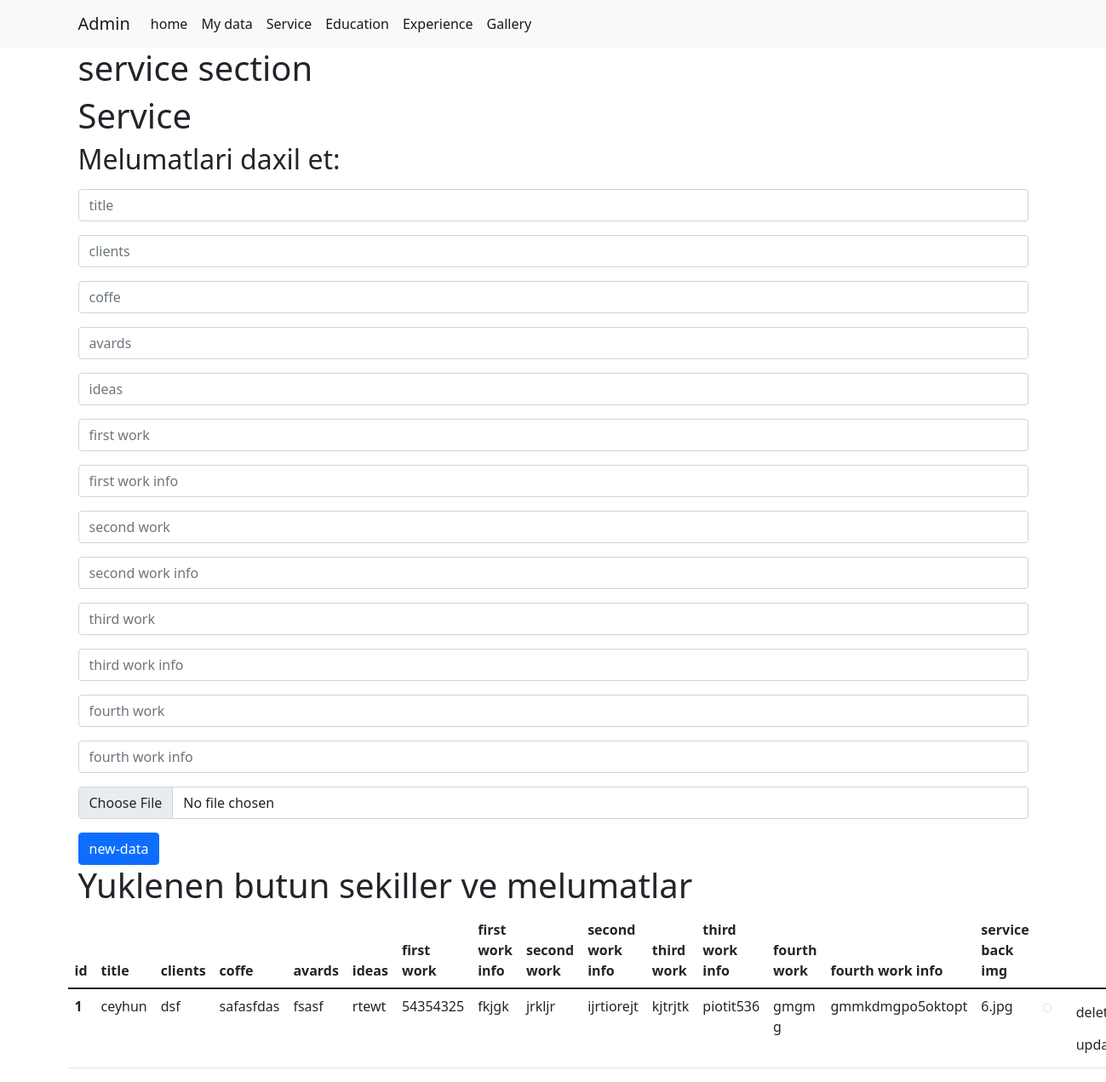
/admin/service, run on the app's committed database.
### run.py (models this page shows)
class Service(db.Model):
    s_id = db.Column(db.Integer, primary_key=True)
    s_title=db.Column(db.String(100))
    s_clients=db.Column(db.String(100))
    s_coffe=db.Column(db.String(300))
    s_avards=db.Column(db.String(100))
    s_ideas=db.Column(db.String(100))
    work_first=db.Column(db.String(100))
    work_first_info=db.Column(db.String(100))
    work_second=db.Column(db.String(100))
    work_second_info=db.Column(db.String(100))
    work_third=db.Column(db.String(100))
    work_third_info=db.Column(db.String(100))
    work_fourth=db.Column(db.String(100))
    work_fourth_info=db.Column(db.String(100))
    service_img=db.Column(db.String(100))

### controllers/admin/routes.py (the view, shortened to what this page needs)
@app.route('/admin/service', methods=['GET','POST'])
def admin_service():
    infos=Service.query.all()
    return render_template("admin/service.html",infos=infos)

### templates/admin/service.html (shortened to what this page needs)
{% extends 'admin/base.html' %} {% block adminPages %}
<div class="container">
  <div class="row">
    <h1>service section</h1>
    <div class="col-12">
      <h1>Service</h1>
      <h2>Melumatlari daxil et:</h2>
      <form action="/admin/service" method="POST" enctype="multipart/form-data">
        <div class="my-3">
          <input
            type="text"
            class="form-control"
            placeholder="title"
            name="s_title"
          />
        </div>
        <div class="my-3">
          <input
            type="text"
            class="form-control"
            placeholder="clients"
            name="s_clients"
          />
        </div>
        <div class="my-3">
          <input
            type="text"
            class="form-control"
            placeholder="coffe"
            name="s_coffe"
          />
        </div>
        <div class="my-3">
          <input
            type="text"
            class="form-control"
            placeholder="avards"
            name="s_avards"
          />
        </div>
        <div class="my-3">
          <input
            type="text"
            class="form-control"
            placeholder="ideas"
            name="s_ideas"
          />
        </div>
        <div class="my-3">
          <input
            type="text"
            class="form-control"
            placeholder="first work"
            name="work_first"
          />
        </div>
        <div class="my-3">
          <input
            type="text"
            class="form-control"
            placeholder="first work info"
            name="work_first_info"
          />
        </div>
        <div class="my-3">
          <input
            type="text"
            class="form-control"
            placeholder="second work"
            name="work_second"
          />
        </div>
        <div class="my-3">
          <input
            type="text"
            class="form-control"
            placeholder="second work info"
            name="work_second_info"
          />
        </div>
        <div class="my-3">
          <input
            type="text"
            class="form-control"
            placeholder="third work"
            name="work_third"
          />
        </div>
        <div class="my-3">
          <input
            type="text"
            class="form-control"
            placeholder="third work info"
            name="work_third_info"
          />
        </div>
        <div class="my-3">
          <input
            type="text"
            class="form-control"
            placeholder="fourth work"
            name="work_fourth"
          />
        </div>
        <div class="my-3">
          <input
            type="text"
            class="form-control"
            placeholder="fourth work info"
            name="work_fourth_info"
          />
        </div>
        <div class="my-3">
          <input
            type="file"
            class="form-control"
            placeholder="picture"
            name="service_img"
          />
        </div>
        <div>
          <input type="submit" class="btn btn-primary" value="new-data" />
        </div>
      </form>
    </div>
    <h1>Yuklenen butun sekiller ve melumatlar</h1>
    <table class="table">
      <thead>
        <tr>
          <th scope="col">id</th>
          <th scope="col">title</th>
          <th scope="col">clients</th>
          <th scope="col">coffe</th>
          <th scope="col">avards</th>
          <th scope="col">ideas</th>
          <th scope="col">first work</th>
          <th scope="col">first work info</th>
          <th scope="col">second work</th>
          <th scope="col">second work info</th>
          <th scope="col">third work</th>
          <th scope="col">third work info</th>
          <th scope="col">fourth work</th>
          <th scope="col">fourth work info</th>
          <th scope="col">service back img</th>
          <th scope="col"></th>
        </tr>
      </thead>
      <tbody>
        {% for info in infos %}
        <tr>
          <th scope="row">{{info.s_id}}</th>
          <td>{{info.s_title}}</td>
          <td>{{info.s_clients}}</td>
          <td>{{info.s_coffe}}</td>
          <td>{{info.s_avards}}</td>
          <td>{{info.s_ideas}}</td>
          <td>{{info.work_first}}</td>
          <td>{{info.work_first_info}}</td>
          <td>{{info.work_second}}</td>
          <td>{{info.work_second_info}}</td>
          <td>{{info.work_third}}</td>
          <td>{{info.work_third_info}}</td>
          <td>{{info.work_fourth}}</td>
          <td>{{info.work_fourth_info}}</td>
          <td>{{info.service_img}}</td>
          <td>
            <img
              src="/static/service/{{info.service_img}}"
              alt=""
              class="img-thumbnail"
              style="width: 200px"
            />
          </td>
          <td>
            <a class="btn" href="/admin/service/delete/{{info.s_id}}">delete</a>
            <a class="btn" href="#">update</a>
          </td>
        </tr>
        {% endfor %}
      </tbody>
    </table>
    {%endblock%}

### data on the page
Service: s_id "1", s_title "ceyhun", s_clients "dsf", s_coffe "safasfdas", s_avards "fsasf", s_ideas "rtewt", work_first "54354325", work_first_info "fkjgk", work_second "jrkljr", work_second_info "ijrtiorejt", work_third "kjtrjtk", work_third_info "piotit536", work_fourth "gmgm g", work_fourth_info "gmmkdmgpo5oktopt", service_img "6.jpg", service_img (picture)
